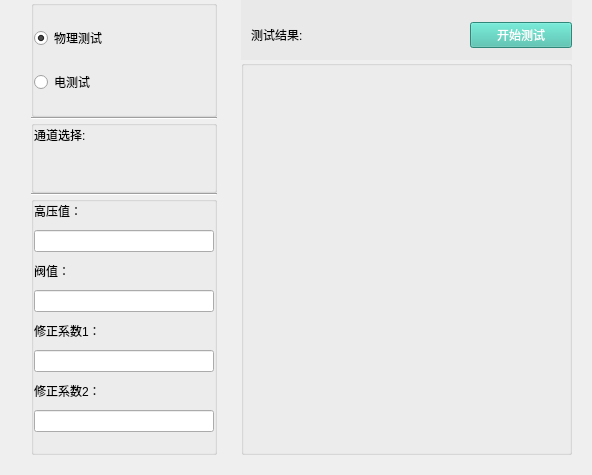
     <widget class="QWidget" name="tab_2">
      <property name="styleSheet">
       <string notr="true"/>
      </property>
      <attribute name="title">
       <string>通道测试</string>
      </attribute>
      <layout class="QGridLayout" name="gridLayout_21" columnstretch="1,2">
       <property name="topMargin">
        <number>0</number>
       </property>
       <property name="rightMargin">
        <number>20</number>
       </property>
       <property name="bottomMargin">
        <number>20</number>
       </property>
       <property name="horizontalSpacing">
        <number>24</number>
       </property>
       <property name="verticalSpacing">
        <number>0</number>
       </property>
       <item row="0" column="0">
        <layout class="QGridLayout" name="gridLayout_12" rowstretch="1,1,1,1,2">
         <property name="leftMargin">
          <number>20</number>
         </property>
         <item row="0" column="0">
          <widget class="QGroupBox" name="groupBox_3">
           <property name="maximumSize">
            <size>
             <width>16777215</width>
             <height>16777215</height>
            </size>
           </property>
           <property name="title">
            <string/>
           </property>
           <layout class="QGridLayout" name="gridLayout_10">
            <property name="leftMargin">
             <number>0</number>
            </property>
            <property name="topMargin">
             <number>20</number>
            </property>
            <property name="rightMargin">
             <number>0</number>
            </property>
            <property name="bottomMargin">
             <number>20</number>
            </property>
            <property name="horizontalSpacing">
             <number>0</number>
            </property>
            <property name="verticalSpacing">
             <number>20</number>
            </property>
            <item row="0" column="0" colspan="2">
             <widget class="QRadioButton" name="physicalTest">
              <property name="text">
               <string>物理测试</string>
              </property>
              <property name="checked">
               <bool>true</bool>
              </property>
             </widget>
            </item>
            <item row="1" column="0" colspan="2">
             <widget class="QRadioButton" name="electricTest">
              <property name="text">
               <string>电测试</string>
              </property>
             </widget>
            </item>
           </layout>
          </widget>
         </item>
         <item row="1" column="0">
          <widget class="Line" name="line_2">
           <property name="orientation">
            <enum>Qt::Horizontal</enum>
           </property>
          </widget>
         </item>
         <item row="2" column="0">
          <widget class="QGroupBox" name="groupBox_9">
           <property name="title">
            <string/>
           </property>
           <layout class="QGridLayout" name="gridLayout_22">
            <property name="leftMargin">
             <number>0</number>
            </property>
            <property name="topMargin">
             <number>0</number>
            </property>
            <property name="rightMargin">
             <number>0</number>
            </property>
            <property name="bottomMargin">
             <number>10</number>
            </property>
            <property name="horizontalSpacing">
             <number>0</number>
            </property>
            <property name="verticalSpacing">
             <number>12</number>
            </property>
            <item row="0" column="0">
             <widget class="QLabel" name="label_29">
              <property name="text">
               <string>通道选择:</string>
              </property>
             </widget>
            </item>
            <item row="1" column="0">
             <widget class="DeValueSelectWidget" name="widget_3" native="true">
              <property name="styleSheet">
               <string notr="true">#widget_3
{
   min-width:180px;
   max-width:180px;
   min-height:24px;
}</string>
              </property>
             </widget>
            </item>
           </layout>
          </widget>
         </item>
         <item row="3" column="0">
          <widget class="Line" name="line_3">
           <property name="orientation">
            <enum>Qt::Horizontal</enum>
           </property>
          </widget>
         </item>
         <item row="4" column="0">
          <widget class="QGroupBox" name="groupBox_2">
           <property name="title">
            <string/>
           </property>
           <layout class="QGridLayout" name="gridLayout_9">
            <property name="leftMargin">
             <number>0</number>
            </property>
            <property name="topMargin">
             <number>0</number>
            </property>
            <property name="rightMargin">
             <number>0</number>
            </property>
            <property name="bottomMargin">
             <number>20</number>
            </property>
            <property name="horizontalSpacing">
             <number>0</number>
            </property>
            <property name="verticalSpacing">
             <number>10</number>
            </property>
            <item row="5" column="0">
             <widget class="QLabel" name="label_13">
              <property name="text">
               <string>修正系数1：</string>
              </property>
             </widget>
            </item>
            <item row="3" column="0">
             <widget class="QLabel" name="label_12">
              <property name="text">
               <string>阀值：</string>
              </property>
             </widget>
            </item>
            <item row="6" column="0">
             <widget class="QLineEdit" name="lineEdit_3">
              <property name="text">
               <string/>
              </property>
              <property name="alignment">
               <set>Qt::AlignCenter</set>
              </property>
              <property name="readOnly">
               <bool>true</bool>
              </property>
             </widget>
            </item>
            <item row="4" column="0">
             <widget class="QLineEdit" name="lineEdit_2">
              <property name="text">
               <string/>
              </property>
              <property name="alignment">
               <set>Qt::AlignCenter</set>
              </property>
              <property name="readOnly">
               <bool>true</bool>
              </property>
             </widget>
            </item>
            <item row="2" column="0">
             <widget class="QLineEdit" name="lineEdit">
              <property name="alignment">
               <set>Qt::AlignCenter</set>
              </property>
              <property name="readOnly">
               <bool>true</bool>
              </property>
             </widget>
            </item>
            <item row="8" column="0">
             <widget class="QLineEdit" name="lineEdit_4">
              <property name="text">
               <string/>
              </property>
              <property name="alignment">
               <set>Qt::AlignCenter</set>
              </property>
              <property name="readOnly">
               <bool>true</bool>
              </property>
             </widget>
            </item>
            <item row="7" column="0">
             <widget class="QLabel" name="label_14">
              <property name="text">
               <string>修正系数2：</string>
              </property>
             </widget>
            </item>
            <item row="1" column="0">
             <widget class="QLabel" name="label_11">
              <property name="minimumSize">
               <size>
                <width>0</width>
                <height>0</height>
               </size>
              </property>
              <property name="text">
               <string>高压值：</string>
              </property>
             </widget>
            </item>
           </layout>
          </widget>
         </item>
        </layout>
       </item>
       <item row="0" column="1">
        <layout class="QGridLayout" name="gridLayout_20">
         <property name="spacing">
          <number>0</number>
         </property>
         <item row="0" column="0">
          <widget class="QWidget" name="widget" native="true">
           <property name="styleSheet">
            <string notr="true">.QWidget
{
max-height:60px;
background-color: #E9E9E9;
}</string>
           </property>
           <layout class="QGridLayout" name="gridLayout_19">
            <property name="leftMargin">
             <number>10</number>
            </property>
            <property name="topMargin">
             <number>20</number>
            </property>
            <property name="rightMargin">
             <number>0</number>
            </property>
            <property name="bottomMargin">
             <number>9</number>
            </property>
            <property name="spacing">
             <number>0</number>
            </property>
            <item row="0" column="0">
             <widget class="QLabel" name="label_16">
              <property name="text">
               <string>测试结果:</string>
              </property>
             </widget>
            </item>
            <item row="0" column="1">
             <spacer name="horizontalSpacer_5">
              <property name="orientation">
               <enum>Qt::Horizontal</enum>
              </property>
              <property name="sizeHint" stdset="0">
               <size>
                <width>167</width>
                <height>20</height>
               </size>
              </property>
             </spacer>
            </item>
            <item row="0" column="2">
             <widget class="QPushButton" name="pushButton_2">
              <property name="styleSheet">
               <string notr="true">QPushButton
{
    font:14px &quot;微软雅黑&quot;;
    color: #FFFFFF;
    background-color: #42BDAA;
    min-width:100px;
    max-width:100px;
    min-height:24px;
    max-height:24px;
}</string>
              </property>
              <property name="text">
               <string>开始测试</string>
              </property>
             </widget>
            </item>
           </layout>
          </widget>
         </item>
         <item row="1" column="0">
          <widget class="QGroupBox" name="groupBox_4">
           <property name="styleSheet">
            <string notr="true"/>
           </property>
           <property name="title">
            <string/>
           </property>
           <layout class="QGridLayout" name="gridLayout_11">
            <property name="margin">
             <number>0</number>
            </property>
            <property name="spacing">
             <number>0</number>
            </property>
            <item row="1" column="0">
             <widget class="DeTableView" name="widget_4" native="true"/>
            </item>
           </layout>
          </widget>
         </item>
        </layout>
       </item>
      </layout>
     </widget>
